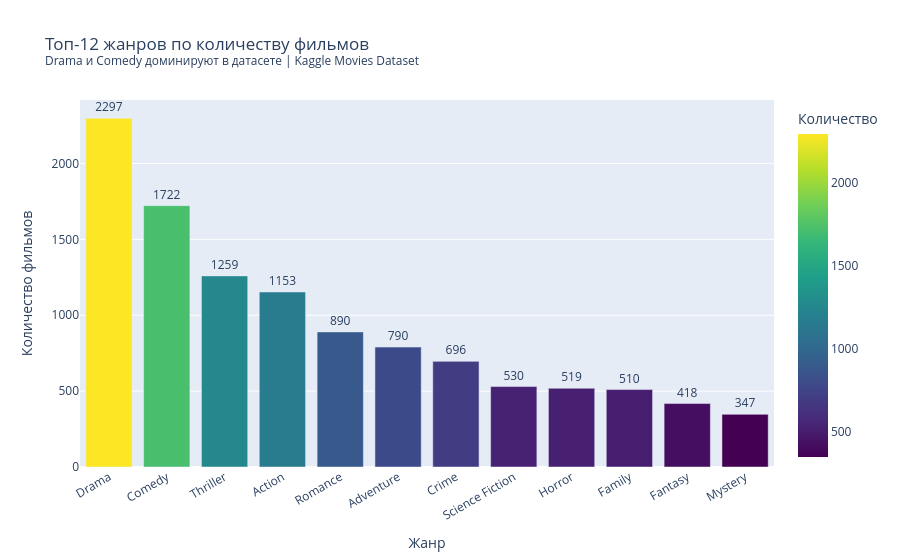

Notebook cell for this chart:
### Markdown cell above
**Интерпретация:**  
Английские фильмы демонстрируют наибольший разброс рейтингов, что объясняется доминированием (94% датасета).  
Французские и немецкие фильмы имеют медианный рейтинг выше 6.5 — возможно, в датасет попали преимущественно признанные артхаусные работы.  
Испанское и хинди-кино имеют широкий IQR, что говорит о неоднородности качества.

### 2.5 Топ жанров по количеству фильмов

### Code cell
all_genres = []
for g in df['genres'].dropna():
    words = str(g).split()
    i = 0
    while i < len(words):
        if words[i] == 'Science' and i+1 < len(words) and words[i+1] == 'Fiction':
            all_genres.append('Science Fiction')
            i += 2
        elif words[i][0].isupper():
            all_genres.append(words[i])
            i += 1
        else:
            i += 1

genre_df = pd.DataFrame(Counter(all_genres).most_common(12), columns=['Жанр', 'Количество'])

fig = px.bar(
    genre_df, x='Жанр', y='Количество',
    color='Количество',
    color_continuous_scale='Viridis',
    text='Количество',
    title='Топ-12 жанров по количеству фильмов<br>'
          '<sup>Drama и Comedy доминируют в датасете | Kaggle Movies Dataset</sup>'
)
fig.update_traces(textposition='outside')
fig.update_xaxes(title_text='Жанр', tickangle=-30)
fig.update_yaxes(title_text='Количество фильмов')
fig.show()

### Figure 1 — Plotly figure (JSON) as saved in the notebook; plotly's stock layout.template omitted (floating-point values rounded to 4 significant figures)
{"data": [{"hovertemplate": "Жанр=%{x}<br>Количество=%{marker.color}<extra></extra>", "legendgroup": "", "marker": {"color": [2297, 1722, 1259, 1153, 890, 790, 696, 530, 519, 510, 418, 347], "coloraxis": "coloraxis", "pattern": {"shape": ""}}, "name": "", "orientation": "v", "showlegend": false, "text": [2297.0, 1722.0, 1259.0, 1153.0, 890.0, 790.0, 696.0, 530.0, 519.0, 510.0, 418.0, 347.0], "textposition": "outside", "type": "bar", "x": ["Drama", "Comedy", "Thriller", "Action", "Romance", "Adventure", "Crime", "Science Fiction", "Horror", "Family", "Fantasy", "Mystery"], "xaxis": "x", "y": [2297, 1722, 1259, 1153, 890, 790, 696, 530, 519, 510, 418, 347], "yaxis": "y"}], "layout": {"barmode": "relative", "coloraxis": {"colorbar": {"title": {"text": "Количество"}}, "colorscale": [[0, "#440154"], [0.1111, "#482878"], [0.2222, "#3e4989"], [0.3333, "#31688e"], [0.4444, "#26828e"], [0.5556, "#1f9e89"], [0.6667, "#35b779"], [0.7778, "#6ece58"], [0.8889, "#b5de2b"], [1, "#fde725"]]}, "legend": {"tracegroupgap": 0}, "title": {"text": "Топ-12 жанров по количеству фильмов<br><sup>Drama и Comedy доминируют в датасете | Kaggle Movies Dataset</sup>"}, "xaxis": {"anchor": "y", "domain": [0, 1], "tickangle": -30, "title": {"text": "Жанр"}}, "yaxis": {"anchor": "x", "domain": [0, 1], "title": {"text": "Количество фильмов"}}}}
